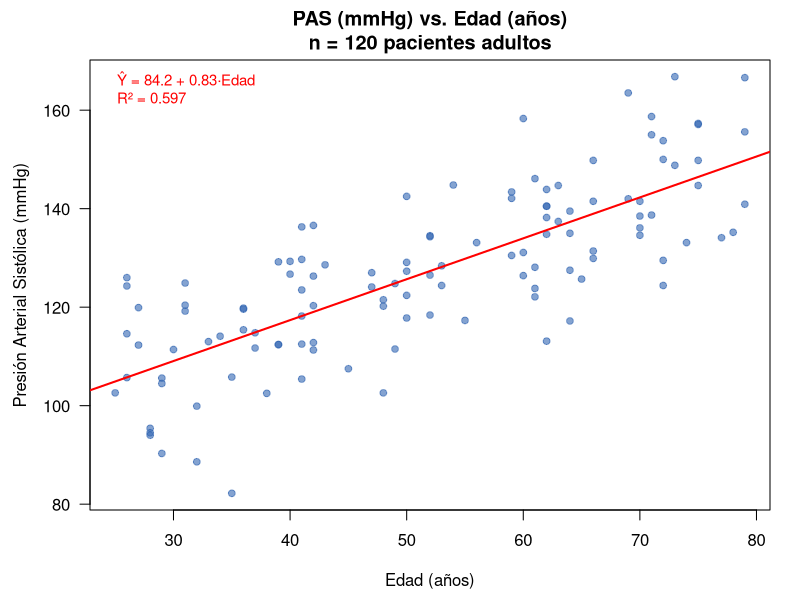
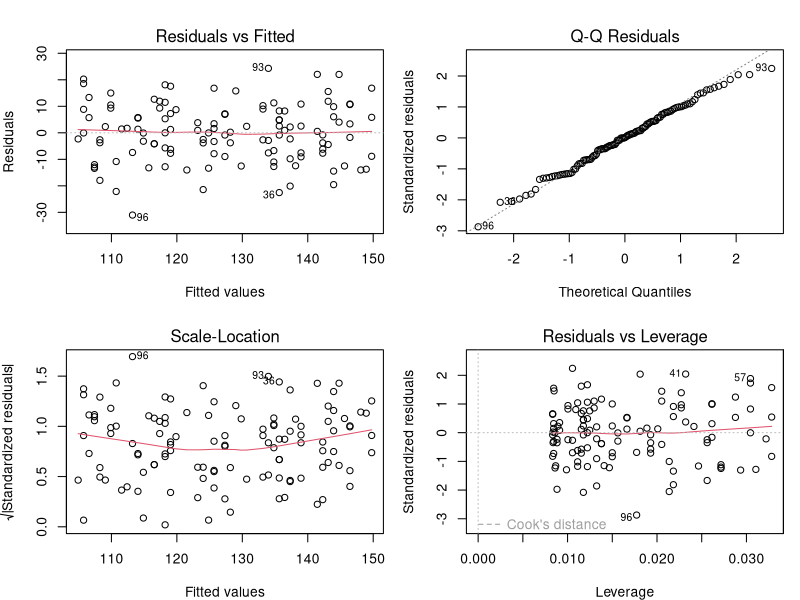
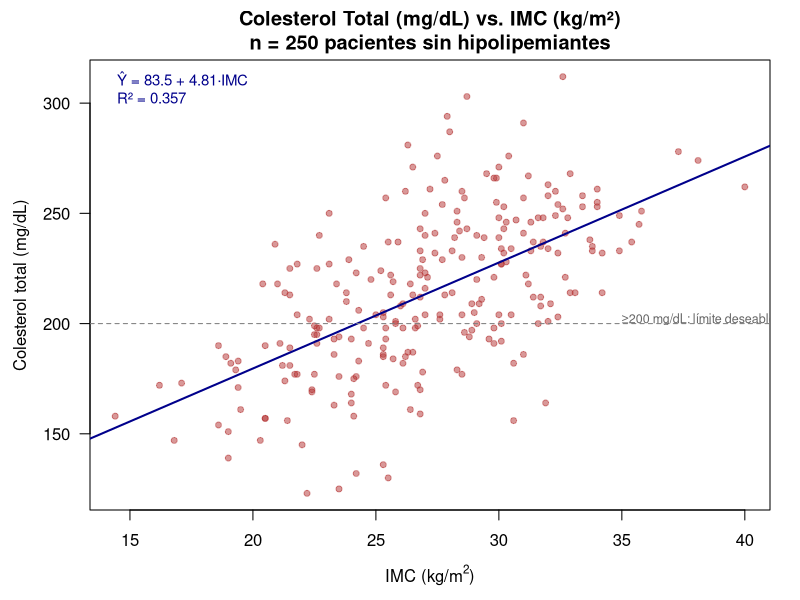

Generate these figures, in order, with R:
## ---- chunk 1
#| label: setup
#| include: false
options(digits = 3)
library(broom)
## ---- chunk 2
#| label: lst-s10-cod01
#| lst-cap: "Base R — Datos clínicos y regresión PAS ~ Edad"
#| eval: true
#| warning: false
#| message: false

# Datos: PAS (mmHg) vs Edad (años) — 120 pacientes adultos
set.seed(2024)
n <- 120
edad  <- round(runif(n, 25, 80))
pas   <- round(85.2 + 0.80 * edad + rnorm(n, 0, 10.5), 1)
datos <- data.frame(edad = edad, pas = pas)

# Estadísticas descriptivas
cat("=== Estadísticas descriptivas ===\n")
cat("Edad  — media:", round(mean(edad), 1), "años  |  DT:", round(sd(edad), 1), "\n")
cat("PAS   — media:", round(mean(pas),  1), "mmHg  |  DT:", round(sd(pas),  1), "\n")
cat("Correlación de Pearson:", round(cor(edad, pas), 3), "\n\n")

# Ajustar modelo de regresión lineal simple
modelo <- lm(pas ~ edad, data = datos)

# Tabla de coeficientes con broom
cat("=== Modelo de Regresión ===\n")
knitr::kable(tidy(modelo), digits = 3, caption = "Coeficientes del modelo lineal")

# Bondad de ajuste
glance_modelo <- glance(modelo)
cat("\nR² =", round(glance_modelo$r.squared, 3),
    "|  R² ajustado =", round(glance_modelo$adj.r.squared, 3),
    "|  F-estadístico =", round(glance_modelo$statistic, 2),
    "(p < 0.001)\n")
## ---- chunk 3
#| label: lst-s10-cod02
#| lst-cap: "Base R — Dispersión y recta de regresión PAS ~ Edad"
#| eval: true
#| echo: false
#| fig-cap: "Regresión lineal: Presión Arterial Sistólica (PAS) en función de la Edad. Cada punto representa un paciente. La línea roja es la recta de mínimos cuadrados estimada."
#| fig-alt: "Diagrama de dispersión PAS vs edad con recta de regresión"

par(mar = c(4.5, 4.5, 3, 1.5))
plot(datos$edad, datos$pas,
     main = "PAS (mmHg) vs. Edad (años)\nn = 120 pacientes adultos",
     xlab = "Edad (años)",
     ylab = "Presión Arterial Sistólica (mmHg)",
     pch = 19, col = rgb(0.2, 0.4, 0.7, 0.6), cex = 0.9,
     las = 1)
abline(modelo, col = "red", lwd = 2)
legend("topleft",
       legend = paste0("Ŷ = ", round(coef(modelo)[1], 1),
                       " + ", round(coef(modelo)[2], 2), "·Edad\n",
                       "R² = ", round(summary(modelo)$r.squared, 3)),
       bty = "n", text.col = "red", cex = 0.9)
## ---- chunk 4
#| label: lst-s10-cod03
#| lst-cap: "Base R — Diagnóstico de residuos del modelo PAS ~ Edad"
#| eval: true
#| echo: false
#| fig-cap: "Gráficos de diagnóstico de supuestos del modelo de regresión. Arriba-izquierda: residuos vs. valores ajustados (verifica linealidad y homocedasticidad). Arriba-derecha: Q-Q plot (verifica normalidad). Abajo-izquierda: escala-localización. Abajo-derecha: residuos vs. leverage (detecta observaciones influyentes)."
#| fig-alt: "Cuatro gráficos de diagnóstico del modelo de regresión"

par(mfrow = c(2, 2), mar = c(4, 4, 3, 1))
plot(modelo)
par(mfrow = c(1, 1))
## ---- chunk 5
#| label: lst-s10-cod04
#| lst-cap: "Base R — Predicción e intervalos para la PAS a edades específicas"
#| eval: true
#| warning: false
#| message: false

# Predicción de PAS media para tres perfiles de edad
edades_nuevas <- data.frame(edad = c(40, 55, 70))

ic_media    <- predict(modelo, newdata = edades_nuevas,
                       interval = "confidence", level = 0.95)
ic_individ  <- predict(modelo, newdata = edades_nuevas,
                       interval = "prediction", level = 0.95)

resultados <- data.frame(
  Edad_años     = edades_nuevas$edad,
  PAS_predicha  = round(ic_media[, "fit"], 1),
  IC95_inf      = round(ic_media[, "lwr"], 1),
  IC95_sup      = round(ic_media[, "upr"], 1),
  IP95_inf      = round(ic_individ[, "lwr"], 1),
  IP95_sup      = round(ic_individ[, "upr"], 1)
)

cat("=== Predicciones con IC 95% (media) e IP 95% (individuo nuevo) ===\n\n")
print(resultados, row.names = FALSE)
cat("\nNota: IC = intervalo de confianza para la PAS media poblacional.\n")
cat("       IP = intervalo de predicción para un paciente individual nuevo.\n")
cat("       El IP siempre es más amplio que el IC.\n")
## ---- chunk 6
#| label: lst-s10-cod05
#| lst-cap: "Base R — Extracción de componentes del modelo de regresión"
#| eval: true

cat("=== Coeficientes estimados ===\n")
coef(modelo)

cat("\n=== Errores estándar de los coeficientes ===\n")
round(summary(modelo)$coefficients[, "Std. Error"], 4)

cat("\n=== Estadísticos t y valores p ===\n")
round(summary(modelo)$coefficients[, c("t value", "Pr(>|t|)")], 4)

cat("\n=== Bondad de ajuste ===\n")
cat("R²          =", round(summary(modelo)$r.squared, 4), "\n")
cat("R² ajustado =", round(summary(modelo)$adj.r.squared, 4), "\n")
cat("Error estándar residual (su) =",
    round(summary(modelo)$sigma, 3), "mmHg\n")

cat("\n=== Intervalos de confianza al 95% para los coeficientes ===\n")
round(confint(modelo, level = 0.95), 4)
## ---- chunk 7
#| label: lst-s10-cod06
#| lst-cap: "Base R — Regresión Colesterol Total ~ IMC (n = 250 pacientes)"
#| eval: true
#| warning: false
#| message: false
#| fig-cap: "Regresión lineal Colesterol Total ~ IMC. Los 250 puntos representan pacientes sin tratamiento hipolipemiante. La línea muestra la relación estimada: por cada kg/m² adicional de IMC, el colesterol aumenta en promedio ~5 mg/dL."
#| fig-alt: "Diagrama de dispersión colesterol vs IMC con recta de regresión"

set.seed(2025)
n2       <- 250
imc      <- round(rnorm(n2, 27.2, 4.5), 1)
colest   <- round(78.0 + 5.0 * imc + rnorm(n2, 0, 28.7), 0)
datos_c  <- data.frame(imc = imc, colesterol = colest)

modelo_c <- lm(colesterol ~ imc, data = datos_c)

# Tabla de coeficientes con broom
cat("=== Modelo de Regresión ===\n")
knitr::kable(tidy(modelo_c), digits = 3, caption = "Coeficientes del modelo lineal")

# Bondad de ajuste
glance_c <- glance(modelo_c)
cat("\nR² =", round(glance_c$r.squared, 3),
    "|  R² ajustado =", round(glance_c$adj.r.squared, 3),
    "|  F-estadístico =", round(glance_c$statistic, 2),
    "(p < 0.001)\n\n")

par(mar = c(4.5, 4.5, 3, 1.5))
plot(datos_c$imc, datos_c$colesterol,
     main = "Colesterol Total (mg/dL) vs. IMC (kg/m²)\nn = 250 pacientes sin hipolipemiantes",
     xlab = expression("IMC (kg/m"^2*")"),
     ylab = "Colesterol total (mg/dL)",
     pch = 19, col = rgb(0.7, 0.2, 0.2, 0.5), cex = 0.8, las = 1)
abline(modelo_c, col = "darkblue", lwd = 2)
abline(h = 200, lty = 2, col = "gray50")  # Umbral deseable
text(35, 202, "≥200 mg/dL: límite deseable", col = "gray40", cex = 0.75, adj = 0)
legend("topleft",
       legend = paste0("Ŷ = ", round(coef(modelo_c)[1], 1),
                       " + ", round(coef(modelo_c)[2], 2), "·IMC\n",
                       "R² = ", round(summary(modelo_c)$r.squared, 3)),
       bty = "n", text.col = "darkblue", cex = 0.9)
